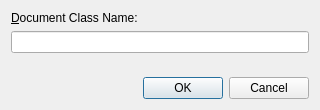
<?xml version="1.0" encoding="UTF-8"?>
<ui version="4.0">
 <class>AddSerializeDialog</class>
 <widget class="QDialog" name="AddSerializeDialog">
  <property name="geometry">
   <rect>
    <x>0</x>
    <y>0</y>
    <width>320</width>
    <height>110</height>
   </rect>
  </property>
  <property name="windowTitle">
   <string>Add Serialization to project</string>
  </property>
  <layout class="QVBoxLayout" name="mainLayout">
   <item>
    <widget class="QLabel" name="labelClassName">
     <property name="text">
      <string>&amp;Document Class Name:</string>
     </property>
     <property name="buddy">
      <cstring>lineEditClassName</cstring>
     </property>
    </widget>
   </item>
   <item>
    <widget class="QLineEdit" name="lineEditClassName"/>
   </item>
   <item>
    <spacer name="verticalSpacer">
     <property name="orientation">
      <enum>Qt::Orientation::Vertical</enum>
     </property>
     <property name="sizeHint" stdset="0">
      <size>
       <width>20</width>
       <height>10</height>
      </size>
     </property>
    </spacer>
   </item>
   <item>
    <widget class="QDialogButtonBox" name="buttonBox">
     <property name="orientation">
      <enum>Qt::Orientation::Horizontal</enum>
     </property>
     <property name="standardButtons">
      <set>QDialogButtonBox::StandardButton::Cancel|QDialogButtonBox::StandardButton::Ok</set>
     </property>
    </widget>
   </item>
  </layout>
 </widget>
 <resources/>
 <connections/>
</ui>
